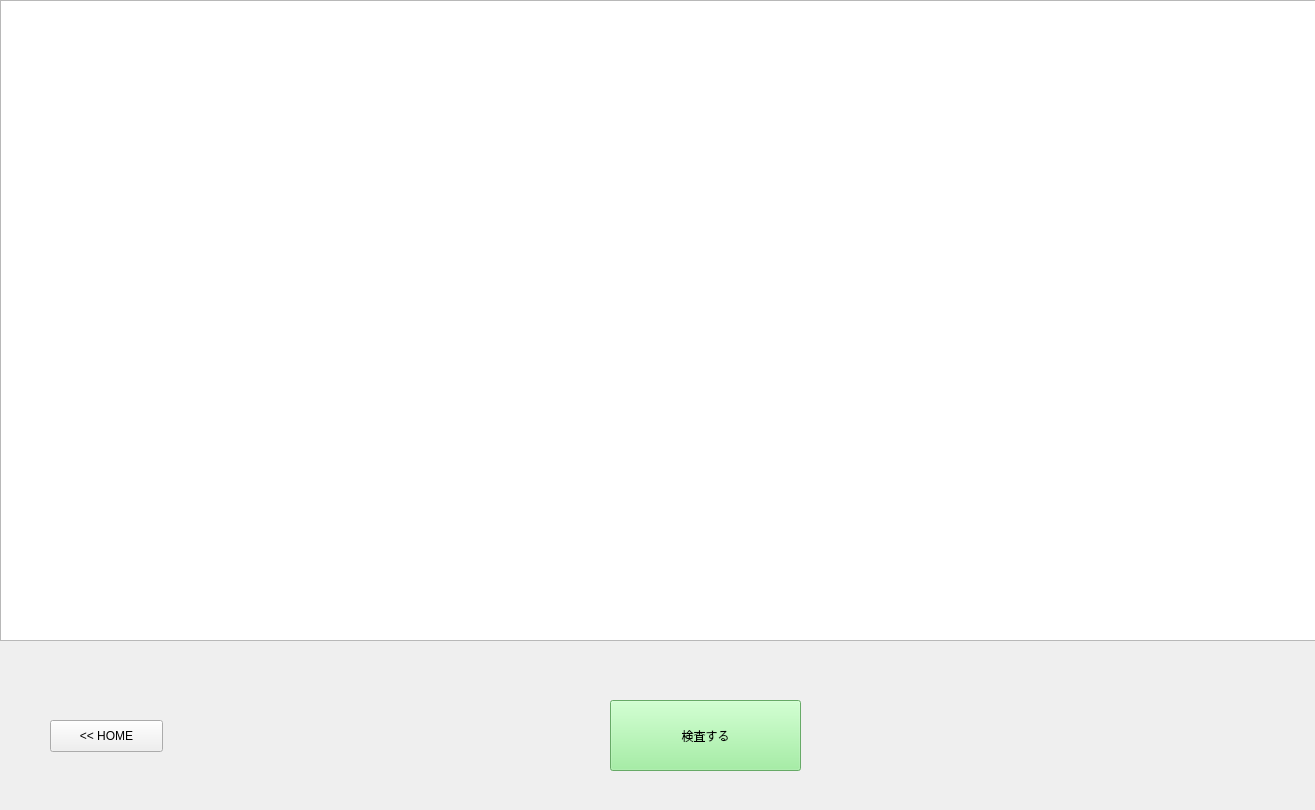
<?xml version="1.0" encoding="UTF-8"?>
<ui version="4.0">
 <class>Form</class>
 <widget class="QWidget" name="Form">
  <property name="geometry">
   <rect>
    <x>0</x>
    <y>0</y>
    <width>1315</width>
    <height>810</height>
   </rect>
  </property>
  <property name="windowTitle">
   <string>Form</string>
  </property>
  <widget class="QGraphicsView" name="graphicsView">
   <property name="geometry">
    <rect>
     <x>0</x>
     <y>0</y>
     <width>1361</width>
     <height>641</height>
    </rect>
   </property>
  </widget>
  <widget class="QPushButton" name="pushButton">
   <property name="geometry">
    <rect>
     <x>610</x>
     <y>700</y>
     <width>191</width>
     <height>71</height>
    </rect>
   </property>
   <property name="styleSheet">
    <string notr="true">color: black;
background-color: lightgreen;</string>
   </property>
   <property name="text">
    <string>検査する</string>
   </property>
  </widget>
  <widget class="QPushButton" name="home_button">
   <property name="geometry">
    <rect>
     <x>50</x>
     <y>720</y>
     <width>113</width>
     <height>32</height>
    </rect>
   </property>
   <property name="cursor">
    <cursorShape>PointingHandCursor</cursorShape>
   </property>
   <property name="text">
    <string>&lt;&lt; HOME</string>
   </property>
  </widget>
 </widget>
 <resources/>
 <connections/>
</ui>
